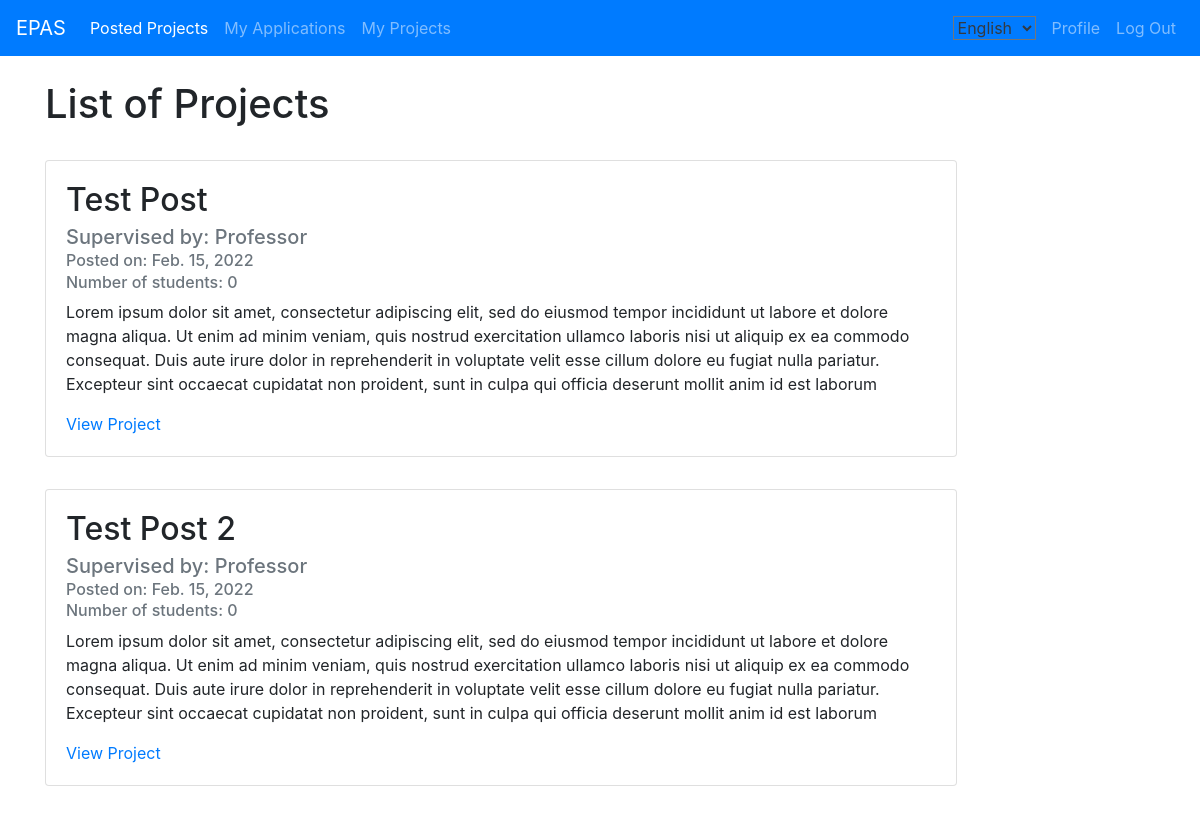
The app's page / (signed in, upper part), older data.
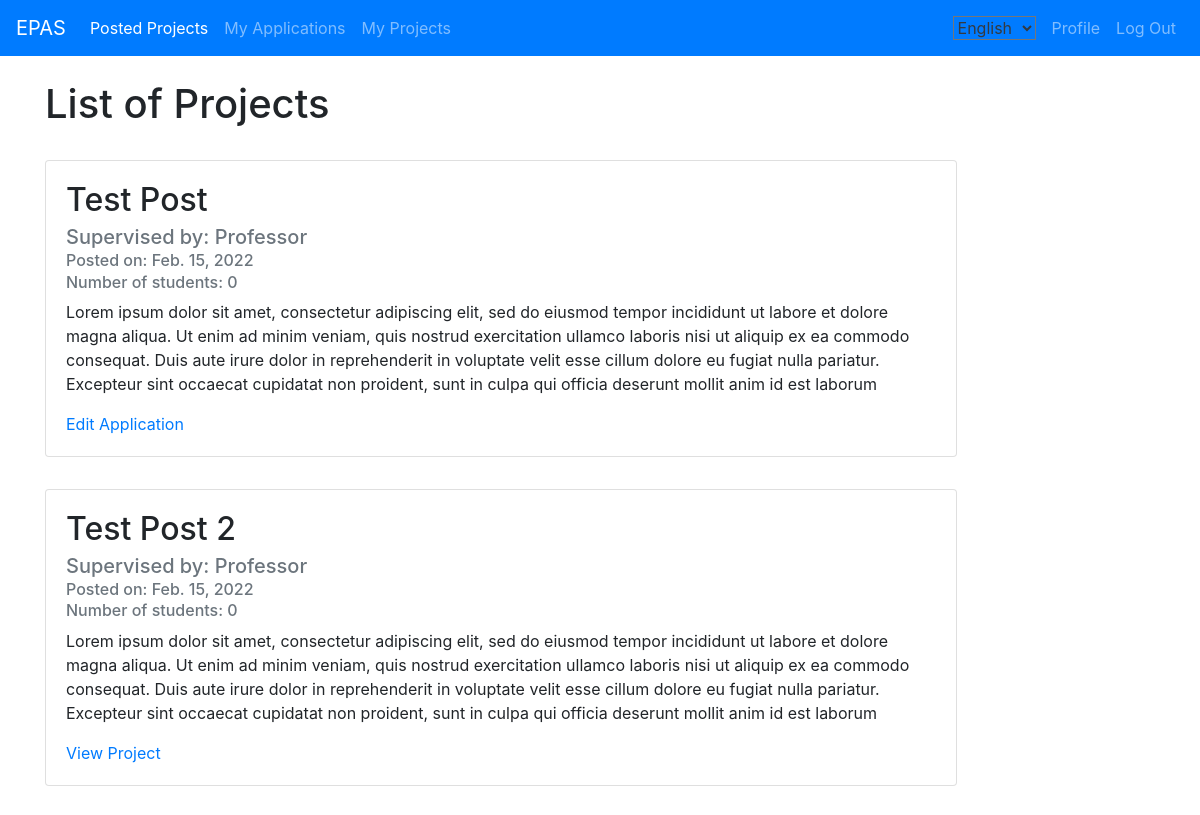
The same page, newer data.
### projectListing/models.py (models this page shows, shortened)
class Post(models.Model):
    courses = (
    ('CSI4900', 'CSI4900'),
    )
    title = models.CharField(max_length=100, verbose_name='Project name:')
    description = models.TextField(verbose_name='Project description:')
    date_posted = models.DateField(default=timezone.now)
    professor = models.ForeignKey(User, on_delete=models.CASCADE)
    student = models.ForeignKey(User, null=True, on_delete=models.CASCADE, related_name='student')
    desiredNumStudents = models.IntegerField(verbose_name='Ideal number of students')
    maxNumStudents = models.IntegerField(verbose_name='Max number of students:')
    minTermLength = models.IntegerField(verbose_name='Min number of months:')
    maxTermLength = models.IntegerField(verbose_name='Max number of months:')
    relatedProgram = models.CharField(max_length=100, blank=True, default="null", verbose_name='Program:')
    course = models.CharField(
                max_length=100,
                choices=courses,
                blank=True,
                default="null",
                verbose_name='Course:')
    active = models.BooleanField(default=True, verbose_name='Active')
    isApproved = models.BooleanField(default=False, verbose_name='Approve?')
    completed = models.BooleanField(default=False, verbose_name='Mark as complete?')

class Application(models.Model):
    Application_STATUS = (
    ('p', 'Make Decision Later'),
    ('a', 'Approve'),
    ('r', 'Reject'),
    )
    Offer_STATUS = (
    ('p', 'Make Decision Later'),
    ('a', 'Accept'),
    ('r', 'Reject'),
    )
    student = models.ForeignKey(User, on_delete=models.CASCADE)
    project = models.ForeignKey(Post, on_delete=models.CASCADE)
    projectID = models.IntegerField(default=-1)
    appDetails = models.TextField(verbose_name='Tell us why you\'d like this project')
    applicationStatus = models.CharField(
                max_length=50,
                choices=Application_STATUS,
                blank=True,
                default='p',
            )
    offerStatus = models.CharField(
                max_length=50,
                choices=Offer_STATUS,
                blank=True,
                default='p',
            )
    isApproved = models.BooleanField(default=False, verbose_name='Approve?')
    class Meta:
     unique_together = ('student', 'project',)

### projectListing/views.py (the view)
# urls.py: path('', views.home, name='projectListing-home'),
def home(request):
    if request.user.is_anonymous:
        context = {
            'postedProject': Post.objects.filter(student=None),
            'appliedProject': Application.objects.all()
        }
        return render(request, 'projectListing/home.html', context)
    if request.user.type == "STUDENT":
        application = Application.objects.filter(student=request.user)
        projects = Post.objects.filter(student=None)
        applied = []
        notApplied = []
        for pro in projects:
            flag = False
            for app in application:
                if pro.id == app.project.id:
                    flag = True
            if flag == True:
                applied.append(app)
            if flag == False:
                notApplied.append(pro)
        context = {
            'application': applied,
            'postedProject': notApplied,
            'appliedProject': Application.objects.all()
        }
        return render(request, 'projectListing/home.html', context)
    else:
        context = {
            'postedProject': Post.objects.filter(student=None),
            'appliedProject': Application.objects.all()
        }
        return render(request, 'projectListing/home.html', context)

### projectListing/templates/projectListing/home.html (shortened to what this page needs)
{% extends "projectListing/base.html" %}
{% load i18n %}
{% block content %}
<br>
    <h1>{% trans "List of Projects" %}</h1>    <br>
    <div class="card-deck">
        {% if user.type == "STUDENT" %}
            {% for post in application %}
                <div class="card" style="min-width: 80%; max-width: 80%; margin-bottom: 2rem;">
                    <div class="card-body">
                        <h2 class="card-title">{{ post.project.title }}</h2>
                        <h5 class="card-subtitle mb-2 text-muted">{% trans "Supervised by: Professor" %} {{ post.project.professor.last_name }}</h3>
                        <h6 class="card-subtitle mb-2 text-muted">{% trans "Posted on:" %} {{ post.project.date_posted }}</h3>
                        <h6 class="card-subtitle mb-2 text-muted">{% trans "Number of students:" %} {{ post.project.desiredNumStudents}}</h3>
                        <p class="card-text">{{ post.project.description }}</p>
                        <a href="{% url 'application-detail' post.id %}" class="card-link">{% trans "Edit Application" %}</a>
                    </div>
                </div>
            {% endfor %}
            {% for post in postedProject %}
                <div class="card" style="min-width: 80%; max-width: 80%; margin-bottom: 2rem;">
                    <div class="card-body">
                        <h2 class="card-title">{{ post.title }}</h2>
                        <h5 class="card-subtitle mb-2 text-muted">{% trans "Supervised by: Professor" %} {{ post.professor.last_name }}</h3>
                        <h6 class="card-subtitle mb-2 text-muted">{% trans "Posted on:" %} {{ post.date_posted }}</h3>
                        <h6 class="card-subtitle mb-2 text-muted">{% trans "Number of students:" %} {{ post.desiredNumStudents}}</h3>
                        <p class="card-text">{{ post.description }}</p>
                        <a href="{% url 'post-detail' post.id %}" class="card-link">{% trans "View Project" %}</a>
                    </div>
                </div>
            {% endfor %}
        {% endif %}
{% endblock content %}

Row changes from the older to the newer data that the page shows:
no longer on this page (row unchanged): Post: title "Test Post", date_posted "Feb. 15, 2022", desiredNumStudents "0", description "Lorem ipsum dolor sit amet, consectetur adipiscing elit, sed do eiusmod tempor incididunt ut labore et dolore magna aliqua. Ut enim ad minim veniam, quis nostrud exercitation ullamco laboris nisi ut aliquip ex ea commodo consequat. Duis aute irure dolor in reprehenderit in voluptate velit esse cillum dolore eu fugiat nulla pariatur. Excepteur sint occaecat cupidatat non proident, sunt in culpa qui officia deserunt mollit anim id est laborum"
added Application: project "Test Post", project.date_posted "Feb. 15, 2022", project.desiredNumStudents "0", project.description "Lorem ipsum dolor sit amet, consectetur adipiscing elit, sed do eiusmod tempor incididunt ut labore et dolore magna aliqua. Ut enim ad minim veniam, quis nostrud exercitation ullamco laboris nisi ut aliquip ex ea commodo consequat. Duis aute irure dolor in reprehenderit in voluptate velit esse cillum dolore eu fugiat nulla pariatur. Excepteur sint occaecat cupidatat non proident, sunt in culpa qui officia deserunt mollit anim id est laborum"
